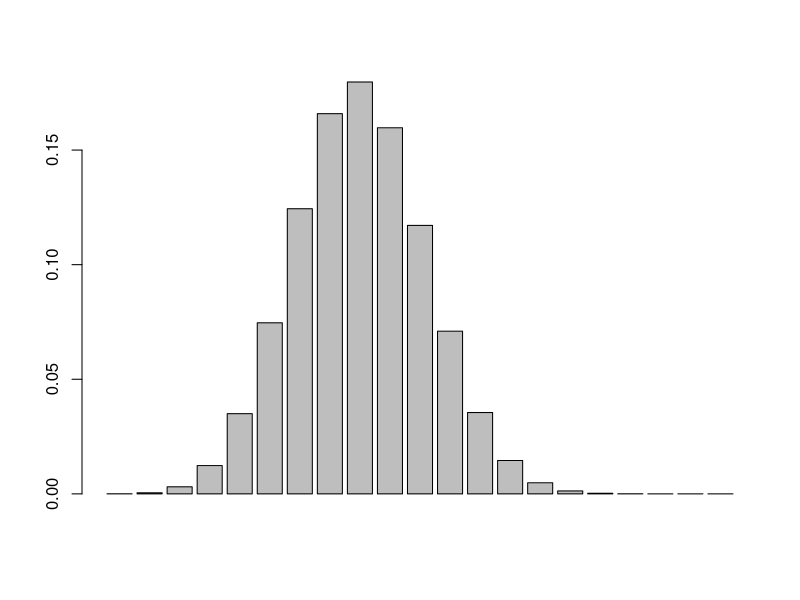
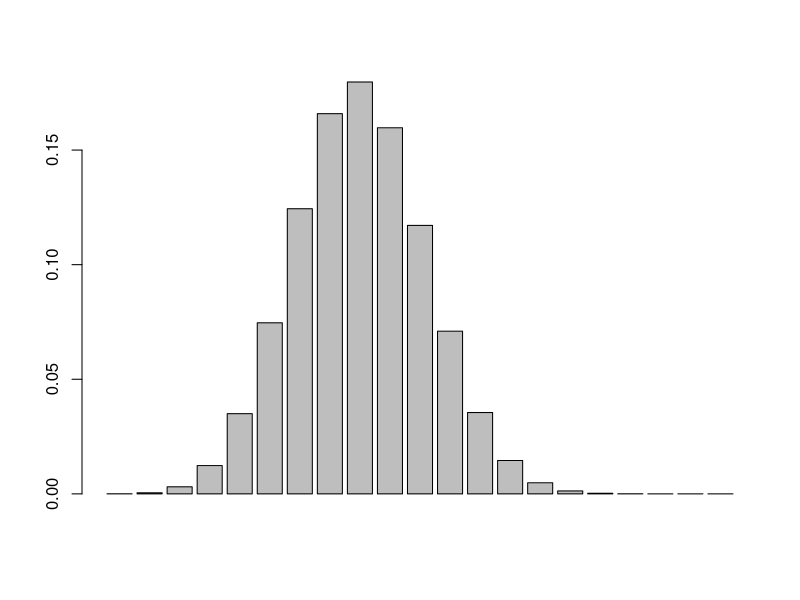
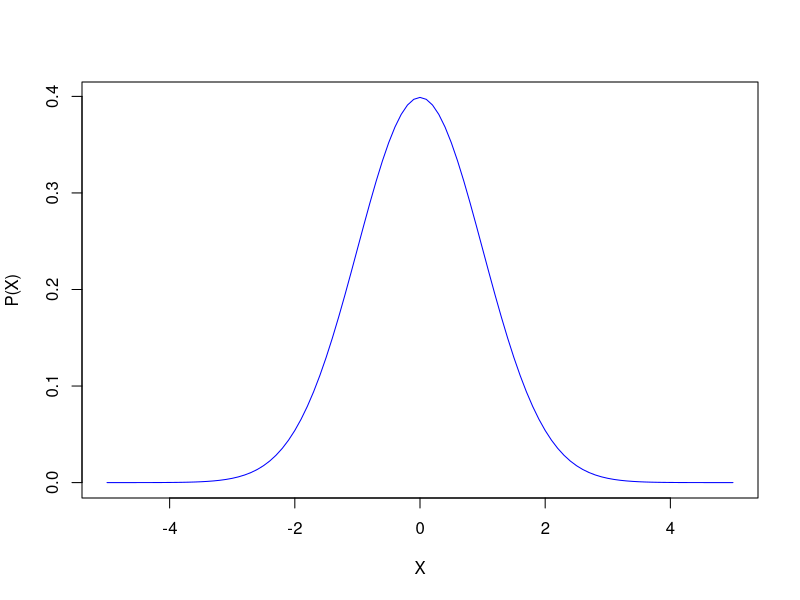

These charts were generated, in order, by the following R code:
n<-20
p<-0.4
x<-seq(0,n,1)
pdf<-dbinom(x,size=n,prob=p)
barplot(pdf)

x11()
cdf<-pbinom(x,size=n,prob=p)
barplot(pdf)

x11()
x2<-seq(-5,5,0.1)
pdf2<-dnorm(x2,mean=0,sd=1)
plot(x2,pdf2,type="l",col="blue",xlab="X",ylab="P(X)")


qnorm(0.95,mean=0,sd=1)
qnorm(0.9,mean=0,sd=1)
qnorm(0.99,mean=0,sd=1)
qnorm(0.99,mean=0,sd=1,lower.tail = FALSE)

plants <-c(0,1,2,3,4)
observed <- c(9,9,10,14,6)
df <- data.frame(plants,observed,stringsAsFactors = FALSE)

n<-48
p <- dpois(2,lambda = 2.1)
n*p

k=5
m=1
qchisq(0.05,df=k-1 ,lower.tail=FALSE)
qchisq(0.05,df=k-1-m ,lower.tail=FALSE)


qchisq(0.1,df=k-1 ,lower.tail=FALSE)
qchisq(0.1,df=k-1-m ,lower.tail=FALSE)
